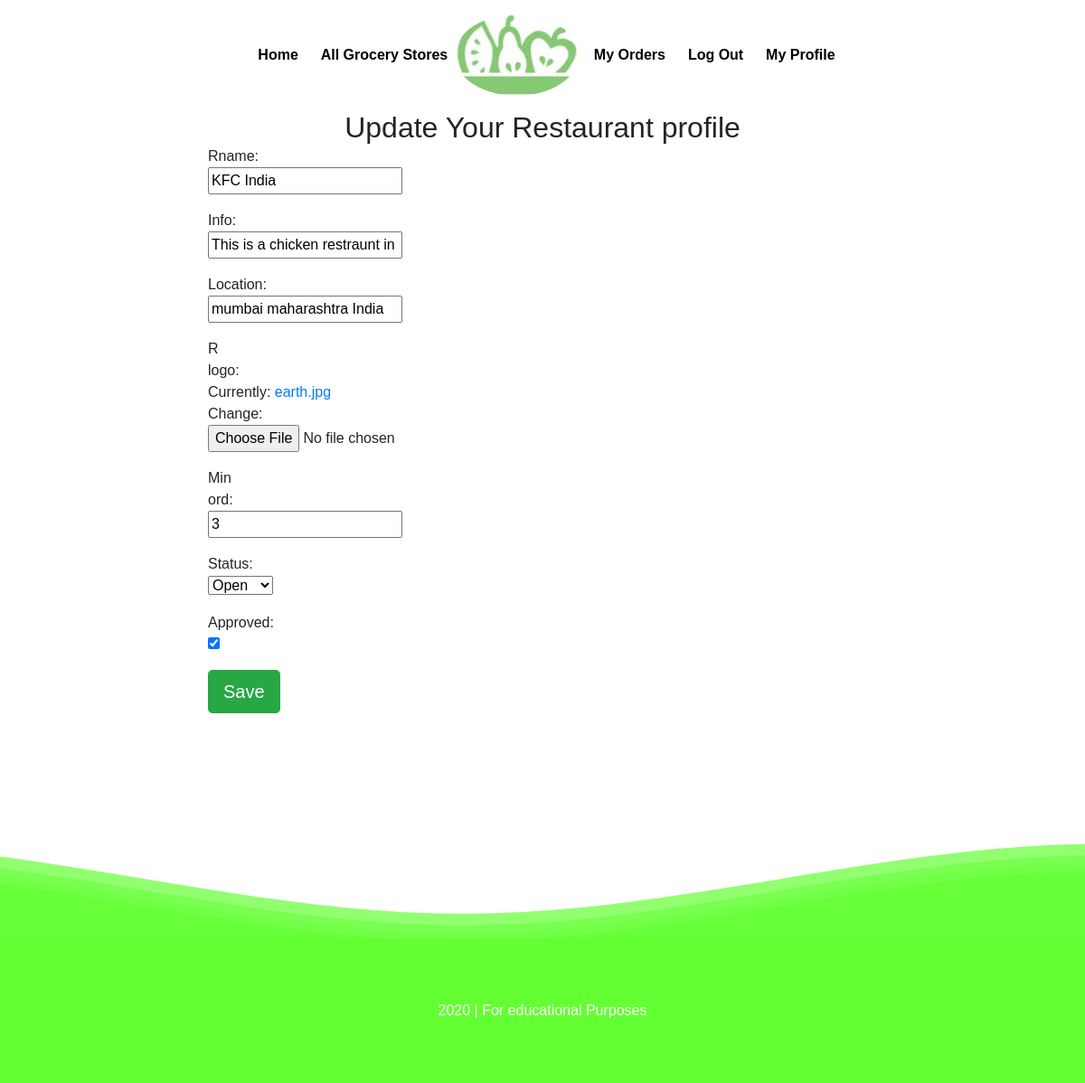
Before: /restaurant/update/3/ (signed in) with the older database file.
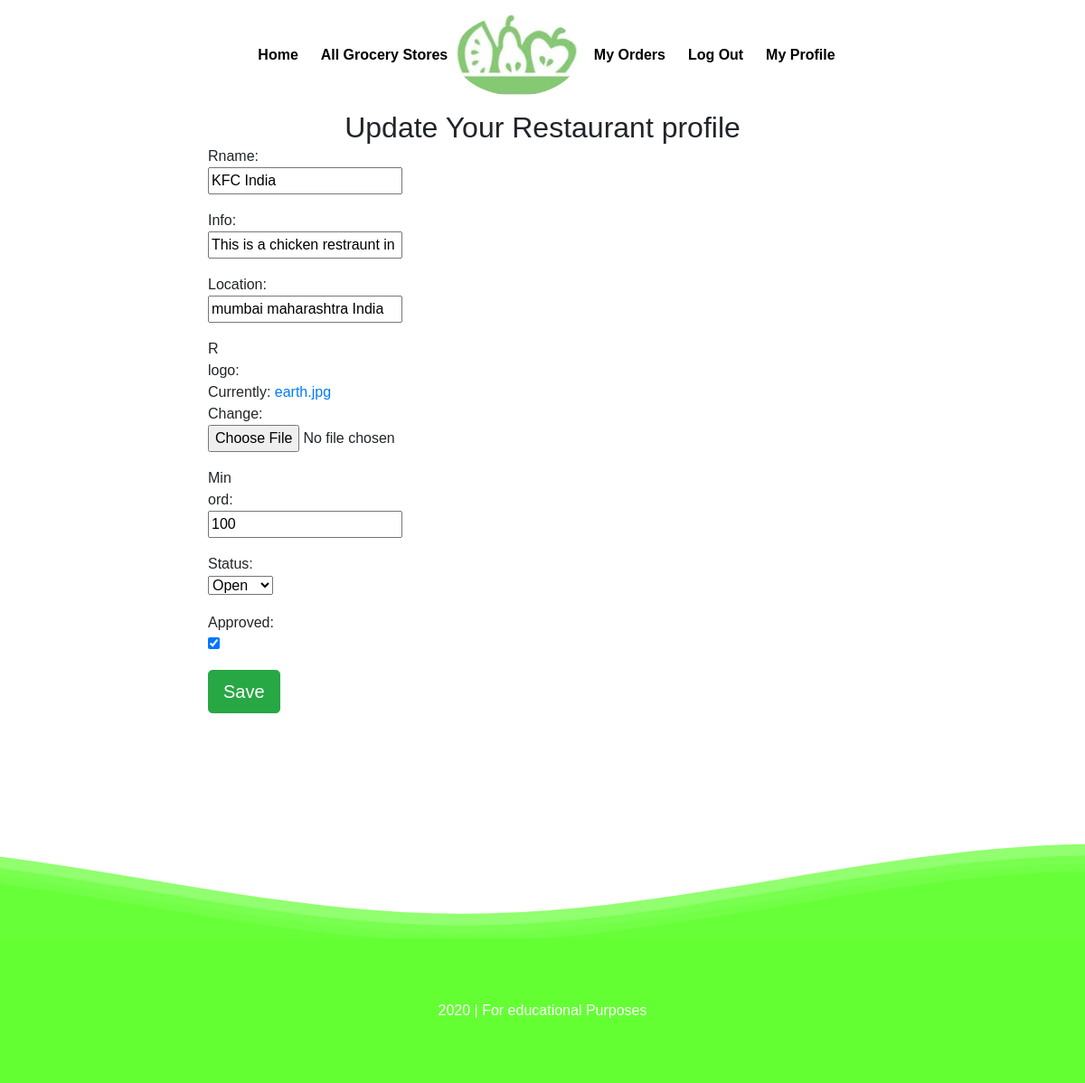
After: the same page with the newer database file.
### webapp/models.py (models this page shows, shortened)
class Restaurant(models.Model):
    user = models.OneToOneField(
        settings.AUTH_USER_MODEL, on_delete=models.CASCADE)
    rname = models.CharField(max_length=100, blank=False)
    info = models.CharField(max_length=40, blank=False)
    min_ord = models.CharField(max_length=5, blank=False)
    location = models.CharField(max_length=40, blank=False)
    r_logo = models.FileField(blank=False)
    REST_STATE_OPEN = "Open"
    REST_STATE_CLOSE = "Closed"
    REST_STATE_CHOICES = (
        (REST_STATE_OPEN, REST_STATE_OPEN),
        (REST_STATE_CLOSE, REST_STATE_CLOSE)
    )
    status = models.CharField(
        max_length=50, choices=REST_STATE_CHOICES, default=REST_STATE_OPEN, blank=False)
    approved = models.BooleanField(blank=False, default=True)

### webapp/views.py (the view)
# urls.py: path('restaurant/update/<int:id>/', views.updateRestaurant, name='rupdate'),
@login_required(login_url='/login/restaurant/')
def updateRestaurant(request, id):
    form = RestuarantForm(
        request.POST or None, request.FILES or None, instance=request.user.restaurant)
    if form.is_valid():
        form.save()
        return redirect('rprofile')
    context = {
        'form': form,
        'title': "Update Your Restaurant profile"
    }
    return render(request, 'webapp/rest_profile_form.html', context)

### webapp/forms.py
class RestuarantForm(forms.ModelForm):
    class Meta:
        model = Restaurant
        fields = ['rname', 'info', 'location',
                  'r_logo', 'min_ord', 'status', 'approved']

### webapp/templates/webapp/rest_profile_form.html (shortened to what this page needs)
{% extends 'webapp/base.html'%}
{% block body %}
<div class="container">
	<h2 class="text-center">{{title}}</h2>
</div>
<div class="container col-md-8">
	<div class="row">
		<div class="col-md-4 col-md-offset-2">
			<form method="post" class="form-horizontal" enctype="multipart/form-data">
				{% for field in form %}
				<div class="form-group">
					<div class="col-md-offset-2 col-sm-8">
					</div>
					<label class="control-label col-sm-4">{{ field.label_tag }}</label>
					<div class="col-sm-12">{{ field }}</div>
				</div>
				{% endfor %}
				<div class="form-group">
					<div class="col-sm-offset-2 col-sm-10">
						<button type="submit" class="btn btn-success btn-lg">Save</button>
					</div>
				</div>
			</form>
		</div>
	</div>
	<br>
</div>
{% endblock%}

Changed rows visible on the page:
changed Restaurant "KFC India": min_ord "3" → "100"
